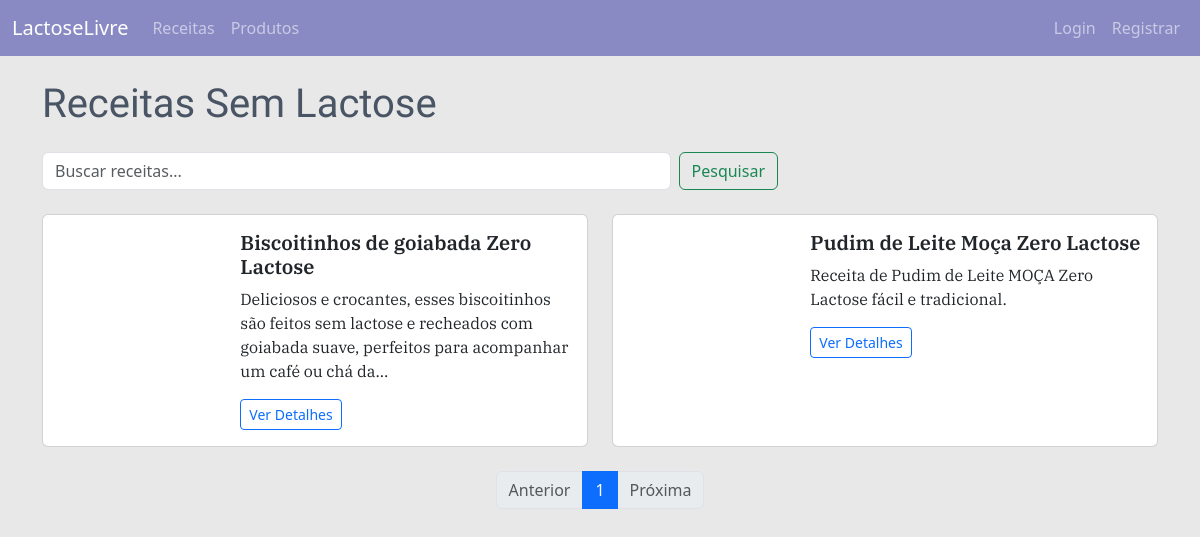
/receitas, run on the app's committed database.
### models.py (models this page shows, shortened)
class Receita(db.Model):
    id = db.Column(db.Integer, primary_key=True)
    titulo = db.Column(db.String(100), nullable=False)
    descricao = db.Column(db.Text, nullable=False)
    ingredientes = db.Column(db.Text, nullable=False)
    instrucoes = db.Column(db.Text, nullable=False)
    tags = db.Column(db.String(200))
    imagem = db.Column(db.String(200))
    data_criacao = db.Column(db.DateTime, index=True, default=datetime.utcnow)
    usuario_id = db.Column(db.Integer, db.ForeignKey('usuario.id', name='fk_receita_usuario'), nullable=False)
    autor = db.relationship('Usuario', back_populates='receitas')
    avaliacoes = db.relationship('Avaliacao', back_populates='receita', lazy='dynamic')
    favoritos = db.relationship('Favorito', back_populates='receita', lazy='dynamic')

### main/rotas.py (the view)
@bp.route('/receitas')
def listar_receitas():
    form_busca = FormularioBusca()
    pagina = request.args.get('page', 1, type=int)
    termo = request.args.get('termo', '')
    if termo:
        receitas = Receita.query.filter(
            Receita.titulo.contains(termo) | Receita.tags.contains(termo)
        ).order_by(Receita.data_criacao.desc()).paginate(page=pagina, per_page=10, error_out=False)
    else:
        receitas = Receita.query.order_by(Receita.data_criacao.desc()).paginate(page=pagina, per_page=10, error_out=False)
    return render_template('receitas.html', titulo='Receitas', receitas=receitas, form_busca=form_busca, termo=termo)

### main/formularios.py
class FormularioBusca(FlaskForm):
    termo = StringField('Buscar', validators=[Length(max=100)])
    buscar = SubmitField('Pesquisar')

### templates/receitas.html (shortened to what this page needs)
{% extends "base.html" %}
{% block content %}
<h1 class="mb-4">Receitas Sem Lactose</h1>
<div class="row mb-4">
    <div class="col-md-8">
        <form method="GET" action="{{ url_for('main.listar_receitas') }}" class="d-flex">
            {{ form_busca.termo(class="form-control me-2", placeholder="Buscar receitas...") }}
            {{ form_busca.buscar(class="btn btn-outline-success") }}
        </form>
    </div>
</div>
<div class="row">
    {% for receita in receitas.items %}
    <div class="col-md-6 mb-4">
        <div class="card h-100">
            <div class="row g-0">
                <div class="col-md-4">
                </div>
                <div class="col-md-8">
                    <div class="card-body">
                        <h5 class="card-title">{{ receita.titulo }}</h5>
                        <p class="card-text">{{ receita.descricao|truncate(150) }}</p>
                        <a href="{{ url_for('main.detalhe_receita', id=receita.id) }}" class="btn btn-sm btn-outline-primary">Ver Detalhes</a>
                    </div>
                </div>
            </div>
        </div>
    </div>
    {% endfor %}
</div>
<nav aria-label="Page navigation">
    <ul class="pagination justify-content-center">
        {% if receitas.has_prev %}
        <li class="page-item">
            <a class="page-link" href="{{ url_for('main.listar_receitas', page=receitas.prev_num, termo=termo) }}">Anterior</a>
        </li>
        {% else %}
        <li class="page-item disabled">
            <span class="page-link">Anterior</span>
        </li>
        {% endif %}
        {% for page_num in receitas.iter_pages() %}
            {% if page_num %}
                <li class="page-item {% if page_num == receitas.page %}active{% endif %}">
                    <a class="page-link" href="{{ url_for('main.listar_receitas', page=page_num, termo=termo) }}">{{ page_num }}</a>
                </li>
            {% else %}
                <li class="page-item disabled">
                    <span class="page-link">...</span>
                </li>
            {% endif %}
        {% endfor %}
        {% if receitas.has_next %}
        <li class="page-item">
            <a class="page-link" href="{{ url_for('main.listar_receitas', page=receitas.next_num, termo=termo) }}">Próxima</a>
        </li>
        {% else %}
        <li class="page-item disabled">
            <span class="page-link">Próxima</span>
        </li>
        {% endif %}
    </ul>
</nav>
{% endblock %}

### templates/base.html (shortened to what this page needs)
<!DOCTYPE html>
<html lang="pt-br">
<head>
    <link rel="stylesheet" href="https://cdn.jsdelivr.net/npm/bootstrap@5.3.0/dist/css/bootstrap.min.css">
</head>
<body>
<nav class="navbar navbar-expand-lg navbar-dark mb-4" style="background-color: #898AC4;">
    <div class="container-fluid">
        <a class="navbar-brand" href="/">LactoseLivre</a>
        <div class="collapse navbar-collapse" id="navbarNav">
            <ul class="navbar-nav me-auto">
                <li class="nav-item"><a class="nav-link" href="{{ url_for('main.listar_receitas') }}">Receitas</a></li>
                <li class="nav-item"><a class="nav-link" href="{{ url_for('main.listar_produtos') }}">Produtos</a></li>
            </ul>
            <ul class="navbar-nav ms-auto">
                {% if current_user.is_authenticated %}
                <li class="nav-item">
                            <span class="navbar-text text-white me-2">
                                Olá, {{ current_user.nome or current_user.nome_usuario }}
                            </span>
                </li>
                <li class="nav-item">
                    <a class="nav-link" href="{{ url_for('autenticacao.logout') }}">Sair</a>
                </li>
                {% else %}
                <li class="nav-item">
                    <a class="nav-link" href="{{ url_for('autenticacao.login') }}">Login</a>
                </li>
                <li class="nav-item">
                    <a class="nav-link" href="{{ url_for('autenticacao.registro') }}">Registrar</a>
                </li>
                {% endif %}
            </ul>
        </div>
    </div>
</nav>
<div class="container">
    {% block content %}{% endblock %}
</div>
</body>
</html>

### templates/base.html (style rules this page uses)
body { background: #E8E8E8; }
h1, h2 { color: #495464; font-family: "Caprasimo", serif; font-weight: 300; font-style: normal; }
h4, h5 { color: #495464; font-family: "IBM Plex Serif", serif; font-weight: 600; font-style: normal; }
p { font-family: "IBM Plex Serif", serif; font-weight: 400; font-style: normal; }

### data on the page
Receita: titulo "Biscoitinhos de goiabada Zero Lactose", descricao "Deliciosos e crocantes, esses biscoitinhos são feitos sem lactose e recheados com goiabada suave, perfeitos para acompanhar um café ou chá da..."
Receita: titulo "Pudim de Leite Moça Zero Lactose", descricao "Receita de Pudim de Leite MOÇA Zero Lactose fácil e tradicional."

### other printed values
{{ page_num }} "1"
